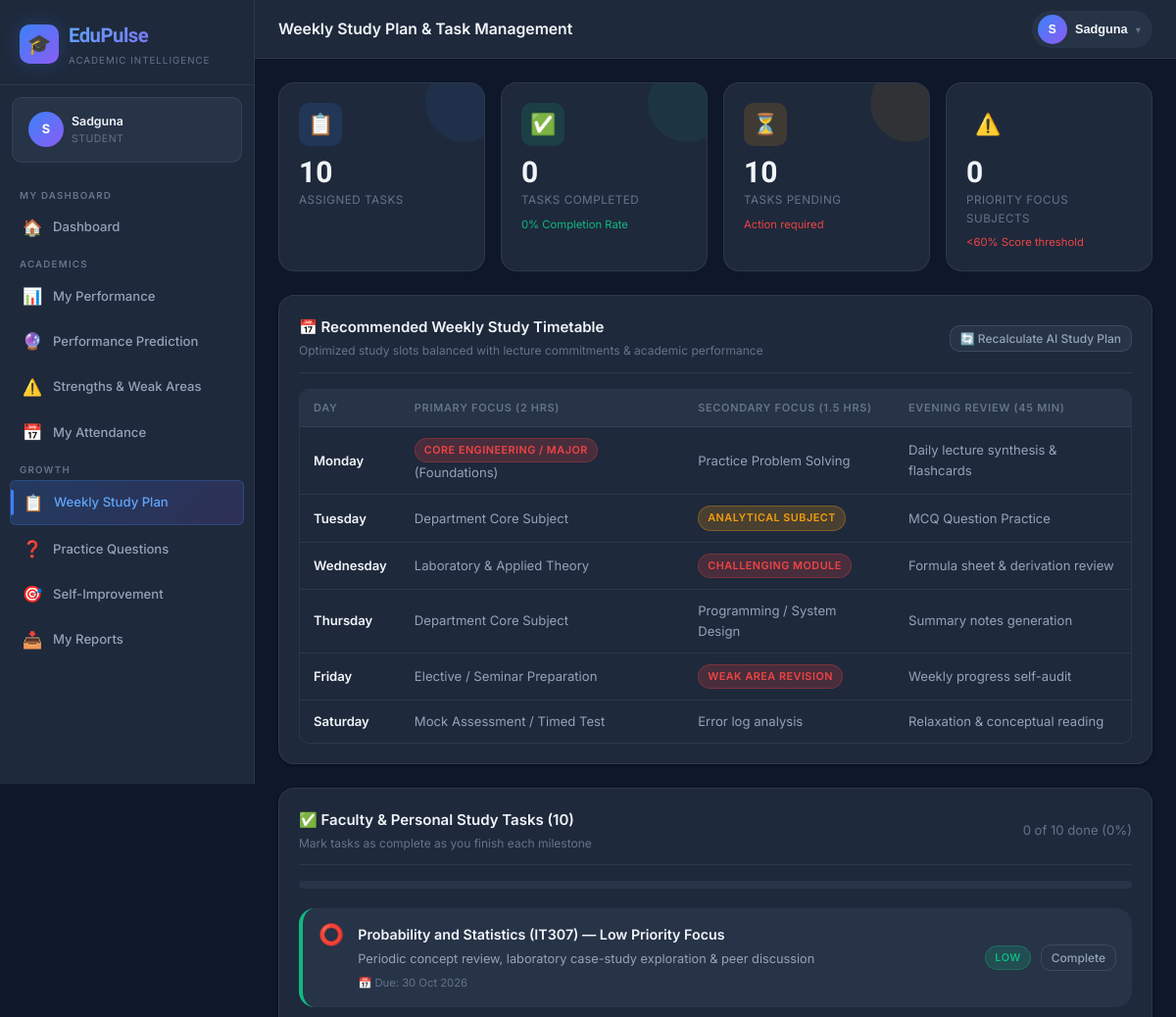
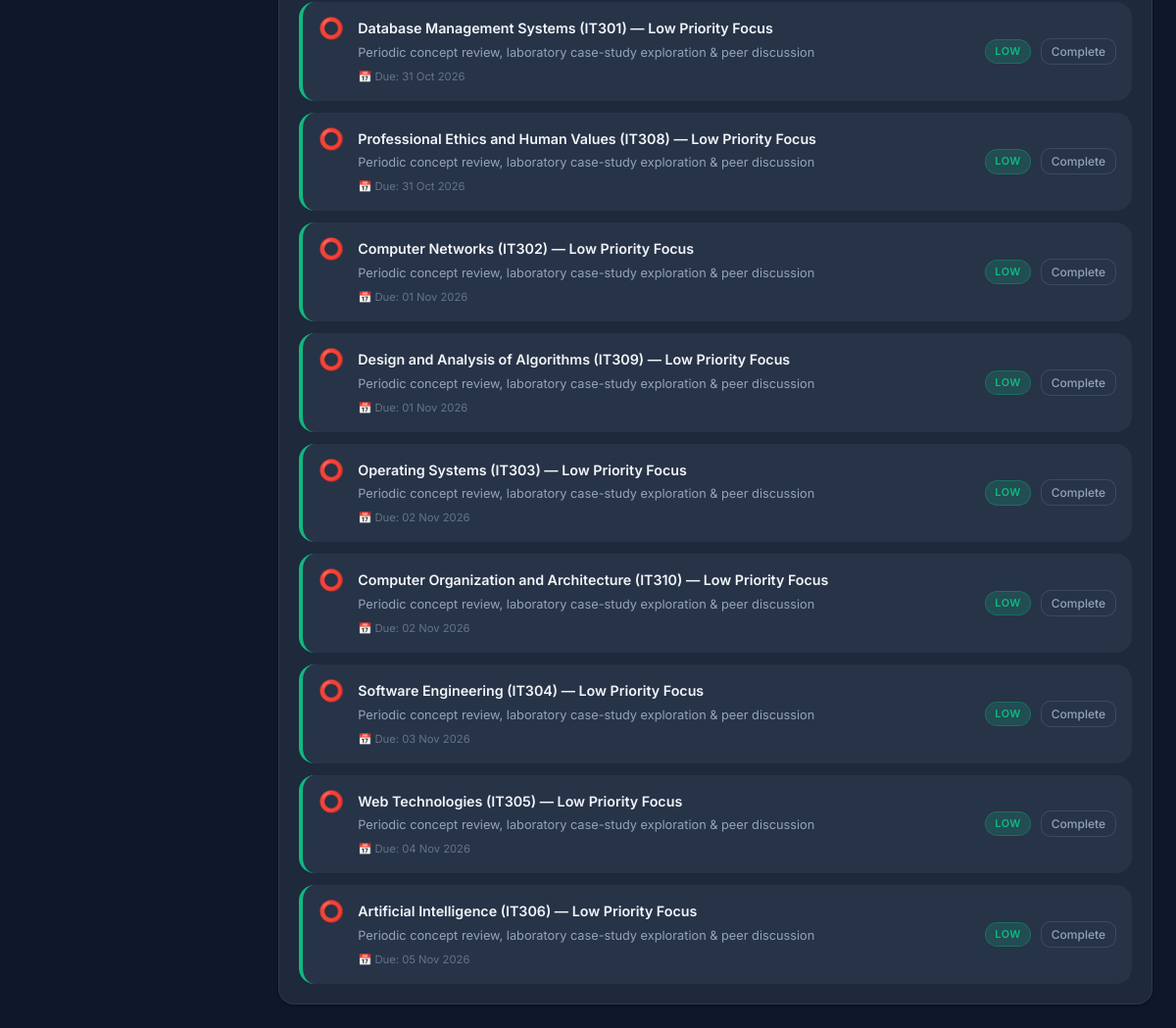
Screenshot of /student/study-plan (signed in) with the database file from the repository (2 pictures, top to bottom).
### models.py (models this page shows, shortened)
class Student(db.Model):
    __tablename__ = 'students'
    id = db.Column(db.Integer, primary_key=True)
    user_id = db.Column(db.Integer, db.ForeignKey('users.id'), unique=True, nullable=False)
    roll_number = db.Column(db.String(50), unique=True, nullable=False)
    name = db.Column(db.String(100), nullable=False)
    email = db.Column(db.String(120))
    phone = db.Column(db.String(20))
    department_id = db.Column(db.Integer, db.ForeignKey('departments.id'), nullable=False)
    section_id = db.Column(db.Integer, db.ForeignKey('sections.id'))
    academic_year_id = db.Column(db.Integer, db.ForeignKey('academic_years.id'))
    current_semester = db.Column(db.Integer, default=1)
    date_of_birth = db.Column(db.Date)
    gender = db.Column(db.String(10))
    is_active = db.Column(db.Boolean, default=True)
    enrolled_at = db.Column(db.DateTime, default=datetime.utcnow)
    academic_year = db.relationship('AcademicYear', backref='students')
    marks = db.relationship('Mark', backref='student', lazy=True)
    attendance_records = db.relationship('AttendanceRecord', backref='student', lazy=True)
    tasks = db.relationship('StudentTask', backref='student', lazy=True)
    goals = db.relationship('StudentGoal', backref='student', lazy=True)
    question_attempts = db.relationship('QuestionAttempt', backref='student', lazy=True)

class User(UserMixin, db.Model):
    __tablename__ = 'users'
    id = db.Column(db.Integer, primary_key=True)
    unique_id = db.Column(db.String(50), unique=True, nullable=False)
    password_hash = db.Column(db.String(256), nullable=False)
    role = db.Column(db.String(20), nullable=False)  # 'admin', 'faculty', 'student'
    is_active = db.Column(db.Boolean, default=True)
    last_login = db.Column(db.DateTime)
    created_at = db.Column(db.DateTime, default=datetime.utcnow)
    student = db.relationship('Student', backref='user', uselist=False, lazy=True)
    faculty = db.relationship('Faculty', backref='user', uselist=False, lazy=True)
    admin = db.relationship('Admin', backref='user', uselist=False, lazy=True)

class StudentTask(db.Model):
    __tablename__ = 'student_tasks'
    id = db.Column(db.Integer, primary_key=True)
    student_id = db.Column(db.Integer, db.ForeignKey('students.id'), nullable=False)
    title = db.Column(db.String(200), nullable=False)
    description = db.Column(db.Text)
    subject_id = db.Column(db.Integer, db.ForeignKey('subjects.id'))
    assigned_by = db.Column(db.Integer, db.ForeignKey('faculty.id'))
    due_date = db.Column(db.Date)
    is_completed = db.Column(db.Boolean, default=False)
    priority = db.Column(db.String(10), default='medium')
    created_at = db.Column(db.DateTime, default=datetime.utcnow)
    completed_at = db.Column(db.DateTime)
    subject = db.relationship('Subject', backref='tasks')
    assigner = db.relationship('Faculty', backref='assigned_tasks')

### routes/student.py (the view)
@student_bp.route('/study-plan')
@student_required
def study_plan():
    stu = get_current_student()
    if not stu:
        return redirect(url_for('auth.login'))
    tasks = StudentTask.query.filter_by(student_id=stu.id).order_by(
        StudentTask.is_completed, StudentTask.due_date
    ).all()
    if not tasks:
        _generate_deterministic_study_plan(stu)
        tasks = StudentTask.query.filter_by(student_id=stu.id).order_by(
            StudentTask.is_completed, StudentTask.due_date
        ).all()
    marks_df = get_student_marks_df(stu)
    weak = []
    if not marks_df.empty:
        marks_df['pct'] = marks_df['marks_obtained'] / marks_df['max_marks'].replace(0, 1) * 100
        subj_avg = marks_df.groupby('subject_name')['pct'].mean()
        weak = [s for s, avg in subj_avg.items() if avg < 60]
    return render_template('student/study_plan.html',
                           student=stu,
                           tasks=tasks,
                           weak_subjects=weak)

### routes/student.py (called while the page is built)
def student_required(f):
    @wraps(f)
    def decorated(*args, **kwargs):
        if not current_user.is_authenticated or current_user.role != 'student':
            flash('Student access required.', 'danger')
            return redirect(url_for('auth.login'))
        return f(*args, **kwargs)
    return login_required(decorated)

def get_current_student():
    return Student.query.filter_by(user_id=current_user.id).first()

def get_student_marks_df(student):
    marks = Mark.query.filter_by(student_id=student.id).all()
    data = []
    for m in marks:
        if m.examination:
            data.append({
                'student_id': student.id,
                'subject_id': m.subject_id,
                'subject_name': m.subject.name if m.subject else 'Unknown',
                'exam_type': m.examination.exam_type,
                'exam_name': m.examination.name,
                'marks_obtained': m.marks_obtained,
                'max_marks': m.examination.max_marks,
                'examination_id': m.examination_id,
                'recorded_at': m.recorded_at,
            })
    return pd.DataFrame(data) if data else pd.DataFrame()

### templates/student/study_plan.html (shortened to what this page needs)
{% extends 'base.html' %}
{% from 'macros/nav.html' import student_nav %}
{% block page_title %}Weekly Study Plan & Task Management{% endblock %}
{% block nav %}{{ student_nav() }}{% endblock %}
{% block content %}
{% set total_tasks = tasks|length %}
{% set completed_tasks = tasks | selectattr('is_completed', 'equalto', true) | list | length %}
{% set task_pct = ((completed_tasks / total_tasks * 100) if total_tasks > 0 else 0) | round(0) | int %}
<div class="stat-grid" style="margin-bottom:24px;">
  <div class="stat-card blue">
    <div class="stat-icon blue">📋</div>
    <div class="stat-value">{{ total_tasks }}</div>
    <div class="stat-label">Assigned Tasks</div>
  </div>
  <div class="stat-card green">
    <div class="stat-icon green">✅</div>
    <div class="stat-value">{{ completed_tasks }}</div>
    <div class="stat-label">Tasks Completed</div>
    <div class="stat-change positive">{{ task_pct }}% Completion Rate</div>
  </div>
  <div class="stat-card orange">
    <div class="stat-icon orange">⏳</div>
    <div class="stat-value">{{ total_tasks - completed_tasks }}</div>
    <div class="stat-label">Tasks Pending</div>
    <div class="stat-change {{ 'negative' if (total_tasks - completed_tasks) > 3 else 'neutral' }}">Action required</div>
  </div>
  <div class="stat-card red">
    <div class="stat-icon red">⚠️</div>
    <div class="stat-value">{{ weak_subjects|length }}</div>
    <div class="stat-label">Priority Focus Subjects</div>
    <div class="stat-change negative">&lt;60% Score threshold</div>
  </div>
</div>
<div class="card" style="margin-bottom:24px;">
  <div class="card-header" style="display:flex; justify-content:space-between; align-items:center; flex-wrap:wrap; gap:12px;">
    <div>
      <div class="card-title">📅 Recommended Weekly Study Timetable</div>
      <div class="card-subtitle">Optimized study slots balanced with lecture commitments & academic performance</div>
    </div>
    <form method="POST" action="{{ url_for('student.generate_study_plan') }}">
      <button type="submit" class="btn btn-secondary btn-sm" title="Recompute plan from latest marks and attendance">
        🔄 Recalculate AI Study Plan
      </button>
    </form>
  </div>
  <div class="table-responsive">
    <table class="table">
      <thead>
        <tr>
          <th>Day</th>
          <th>Primary Focus (2 hrs)</th>
          <th>Secondary Focus (1.5 hrs)</th>
          <th>Evening Review (45 min)</th>
        </tr>
      </thead>
      <tbody>
        <tr>
          <td style="font-weight:600; color:var(--text-primary);">Monday</td>
          <td><span class="badge badge-danger">{{ weak_subjects[0] if weak_subjects else 'Core Engineering / Major' }}</span> (Foundations)</td>
          <td>Practice Problem Solving</td>
          <td>Daily lecture synthesis & flashcards</td>
        </tr>
        <tr>
          <td style="font-weight:600; color:var(--text-primary);">Tuesday</td>
          <td>Department Core Subject</td>
          <td><span class="badge badge-warning">{{ weak_subjects[1] if weak_subjects|length > 1 else 'Analytical Subject' }}</span></td>
          <td>MCQ Question Practice</td>
        </tr>
        <tr>
          <td style="font-weight:600; color:var(--text-primary);">Wednesday</td>
          <td>Laboratory & Applied Theory</td>
          <td><span class="badge badge-danger">{{ weak_subjects[0] if weak_subjects else 'Challenging Module' }}</span></td>
          <td>Formula sheet & derivation review</td>
        </tr>
        <tr>
          <td style="font-weight:600; color:var(--text-primary);">Thursday</td>
          <td>Department Core Subject</td>
          <td>Programming / System Design</td>
          <td>Summary notes generation</td>
        </tr>
        <tr>
          <td style="font-weight:600; color:var(--text-primary);">Friday</td>
          <td>Elective / Seminar Preparation</td>
          <td><span class="badge badge-danger">{{ weak_subjects[0] if weak_subjects else 'Weak Area Revision' }}</span></td>
          <td>Weekly progress self-audit</td>
        </tr>
        <tr>
          <td style="font-weight:600; color:var(--text-primary);">Saturday</td>
          <td>Mock Assessment / Timed Test</td>
          <td>Error log analysis</td>
          <td>Relaxation & conceptual reading</td>
        </tr>
      </tbody>
    </table>
  </div>
</div>
<div class="card">
  <div class="card-header">
    <div>
      <div class="card-title">✅ Faculty & Personal Study Tasks ({{ tasks|length }})</div>
      <div class="card-subtitle">Mark tasks as complete as you finish each milestone</div>
    </div>
    <div style="font-size:0.875rem; color:var(--text-muted);">
      {{ completed_tasks }} of {{ total_tasks }} done ({{ task_pct }}%)
    </div>
  </div>
  <div class="progress-bar-wrapper" style="height:8px; margin-bottom:20px;">
  </div>
  {% if tasks %}
  <div style="display:flex; flex-direction:column; gap:12px;">
    {% for task in tasks %}
    <div style="display:flex; justify-content:space-between; align-items:center; padding:16px; background:var(--bg-elevated); border-radius:var(--radius-lg); border:1px solid var(--border-color); border-left:4px solid {{ 'var(--accent-red)' if task.priority == 'high' else ('var(--accent-orange)' if task.priority == 'medium' else 'var(--accent-green)') }}; opacity:{{ '0.65' if task.is_completed else '1' }};">
      <div style="display:flex; align-items:flex-start; gap:14px; flex:1;">
        <form method="POST" action="{{ url_for('student.complete_task', task_id=task.id) }}">
          <button type="submit" style="background:none; border:none; cursor:pointer; font-size:1.4rem; padding:0; line-height:1;" title="{{ 'Mark Incomplete' if task.is_completed else 'Mark Complete' }}">
            {{ '✅' if task.is_completed else '⭕' }}
          </button>
        </form>
        <div style="flex:1;">
          <div style="font-weight:600; font-size:0.95rem; color:var(--text-primary); text-decoration:{{ 'line-through' if task.is_completed else 'none' }}; margin-bottom:4px;">
            {{ task.title }}
          </div>
          {% if task.description %}
          <div style="font-size:0.85rem; color:var(--text-secondary); margin-bottom:6px; line-height:1.4;">
            {{ task.description }}
          </div>
          {% endif %}
          <div style="display:flex; align-items:center; gap:12px; font-size:0.75rem; color:var(--text-muted);">
            {% if task.due_date %}
            <span>📅 Due: {{ task.due_date.strftime('%d %b %Y') }}</span>
            {% endif %}
          </div>
        </div>
      </div>
      <div style="display:flex; align-items:center; gap:10px;">
        <span class="badge {{ 'badge-danger' if task.priority == 'high' else ('badge-warning' if task.priority == 'medium' else 'badge-success') }}">
          {{ task.priority | capitalize }}
        </span>
        <form method="POST" action="{{ url_for('student.complete_task', task_id=task.id) }}">
          <button type="submit" class="btn btn-secondary btn-sm">
            {{ 'Reopen' if task.is_completed else 'Complete' }}
          </button>
        </form>
      </div>
    </div>
    {% endfor %}
  </div>
  {% else %}
  <div class="empty-state">
    <div class="empty-icon">✅</div>
    <div class="empty-title">All caught up!</div>
    <div class="empty-text">No active study tasks or faculty assignments are pending.</div>
  </div>
  {% endif %}
</div>
{% endblock %}

### templates/base.html (shortened to what this page needs)
<!DOCTYPE html>
<html lang="en">
<head>
  <link rel="stylesheet" href="{{ url_for('static', filename='css/style.css') }}">
</head>
<body class="{{ 'role-' + current_user.role if current_user.is_authenticated else '' }}">
{% if current_user.is_authenticated %}
<div class="app-wrapper">
  <aside class="sidebar" id="sidebar">
    <div class="sidebar-brand">
      <a href="{{ url_for(current_user.role + '.dashboard') }}" class="brand-logo" style="text-decoration:none;">
        <div class="brand-icon">🎓</div>
        <div>
          <div class="brand-name">EduPulse</div>
          <div class="brand-tagline">Academic Intelligence</div>
        </div>
      </a>
    </div>
    {% if current_user.role == 'admin' and current_user.admin %}
    {% set display_name = current_user.admin.name %}
    {% elif current_user.role == 'faculty' and current_user.faculty %}
    {% set display_name = current_user.faculty.name %}
    {% elif current_user.role == 'student' and current_user.student %}
    {% set display_name = current_user.student.name %}
    {% else %}
    {% set display_name = current_user.unique_id %}
    {% endif %}
    <div class="sidebar-user flex items-center gap-2">
      <div class="user-avatar">{{ display_name[0] if display_name else '?' }}</div>
      <div class="user-info">
        <div class="user-name">{{ display_name }}</div>
        <div class="user-role">{{ current_user.role | capitalize }}</div>
      </div>
    </div>
    <nav class="sidebar-nav">
      {% block nav %}{% endblock %}
    </nav>
  </aside>
  <div class="main-content">
    <header class="topbar">
      <div class="topbar-left">
        <div>
          <div class="page-title">{% block page_title %}Dashboard{% endblock %}</div>
        </div>
      </div>
      <div class="topbar-right" style="display:flex; align-items:center; gap:12px;">
        <div class="profile-dropdown-wrapper" style="position:relative;">
          <button type="button" class="profile-btn" onclick="toggleProfileMenu(event)" id="profileBtn" style="display:flex; align-items:center; gap:8px; background:var(--bg-elevated); border:1px solid var(--border-color); border-radius:999px; padding:4px 12px 4px 6px; cursor:pointer; color:var(--text-primary);">
            <div class="user-avatar" style="width:30px; height:30px; font-size:0.8rem; border-radius:50%; background:linear-gradient(135deg, var(--brand-500), var(--accent-purple)); display:flex; align-items:center; justify-content:center; color:#fff; font-weight:700;">{{ display_name[0] if display_name else '?' }}</div>
            <span style="font-size:0.85rem; font-weight:600; max-width:120px; overflow:hidden; text-overflow:ellipsis; white-space:nowrap;">{{ display_name }}</span>
            <span style="font-size:0.7rem; color:var(--text-muted);">▾</span>
          </button>
        </div>
      </div>
    </header>
    <main class="page-content">
      {% block content %}{% endblock %}
    </main>
  </div>
</div>
{% else %}
{% block auth_content %}{% endblock %}
{% endif %}
</body>
</html>

### rows the page displays
Student: name "S", name "Sadguna"
User: role "STUDENT"
StudentTask: is_completed "⭕", title "Probability and Statistics (IT307) — Low Priority Focus", description "Periodic concept review, laboratory case-study exploration & peer discussion", due_date "30 Oct 2026", priority "LOW", is_completed "Complete"
StudentTask: is_completed "⭕", title "Database Management Systems (IT301) — Low Priority Focus", description "Periodic concept review, laboratory case-study exploration & peer discussion", due_date "31 Oct 2026", priority "LOW", is_completed "Complete"
StudentTask: is_completed "⭕", title "Professional Ethics and Human Values (IT308) — Low Priority Focus", description "Periodic concept review, laboratory case-study exploration & peer discussion", due_date "31 Oct 2026", priority "LOW", is_completed "Complete"
StudentTask: is_completed "⭕", title "Computer Networks (IT302) — Low Priority Focus", description "Periodic concept review, laboratory case-study exploration & peer discussion", due_date "01 Nov 2026", priority "LOW", is_completed "Complete"
StudentTask: is_completed "⭕", title "Design and Analysis of Algorithms (IT309) — Low Priority Focus", description "Periodic concept review, laboratory case-study exploration & peer discussion", due_date "01 Nov 2026", priority "LOW", is_completed "Complete"
StudentTask: is_completed "⭕", title "Operating Systems (IT303) — Low Priority Focus", description "Periodic concept review, laboratory case-study exploration & peer discussion", due_date "02 Nov 2026", priority "LOW", is_completed "Complete"
StudentTask: is_completed "⭕", title "Computer Organization and Architecture (IT310) — Low Priority Focus", description "Periodic concept review, laboratory case-study exploration & peer discussion", due_date "02 Nov 2026", priority "LOW", is_completed "Complete"
StudentTask: is_completed "⭕", title "Software Engineering (IT304) — Low Priority Focus", description "Periodic concept review, laboratory case-study exploration & peer discussion", due_date "03 Nov 2026", priority "LOW", is_completed "Complete"
StudentTask: is_completed "⭕", title "Web Technologies (IT305) — Low Priority Focus", description "Periodic concept review, laboratory case-study exploration & peer discussion", due_date "04 Nov 2026", priority "LOW", is_completed "Complete"
StudentTask: is_completed "⭕", title "Artificial Intelligence (IT306) — Low Priority Focus", description "Periodic concept review, laboratory case-study exploration & peer discussion", due_date "05 Nov 2026", priority "LOW", is_completed "Complete"

### other values shown
{{ total_tasks }} "10"
{{ completed_tasks }} "0"
{{ task_pct }} "0"
{{ total_tasks - completed_tasks }} "10"
{{ weak_subjects|length }} "0"
{{ weak_subjects[0] if weak_subjects else 'Core Engineering / Major' }} "CORE ENGINEERING / MAJOR"
{{ weak_subjects[1] if weak_subjects|length > 1 else 'Analytical Subject' }} "ANALYTICAL SUBJECT"
{{ weak_subjects[0] if weak_subjects else 'Challenging Module' }} "CHALLENGING MODULE"
{{ weak_subjects[0] if weak_subjects else 'Weak Area Revision' }} "WEAK AREA REVISION"
{{ tasks|length }} "10"
